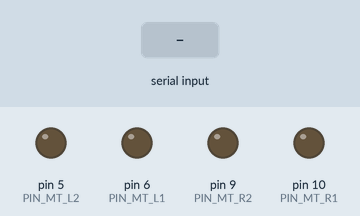
The sketch below on a simulated Arduino Uno, built with avr-gcc and run on an emulated ATmega328P. Parts: output pins drawn as LEDs (lit = HIGH). The test bench sets the inputs (shaded band). What the sketch prints to the serial monitor is not drawn.

Above: at 1.2 s.
1.3 s: "w" received over Serial
At 1.7 s:
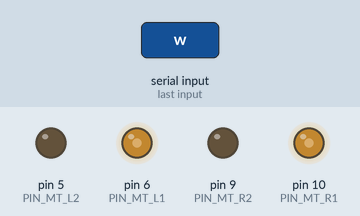
2.8 s: "a" received over Serial
At 4.0 s:
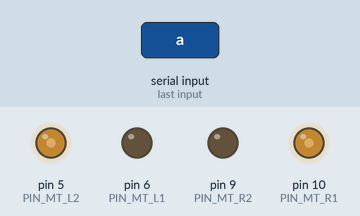
4.3 s: "s" received over Serial
At 5.4 s:
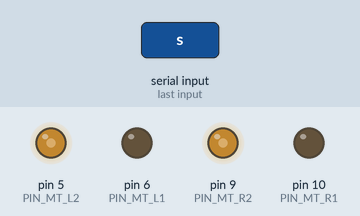
5.8 s: "d" received over Serial
At 6.6 s:
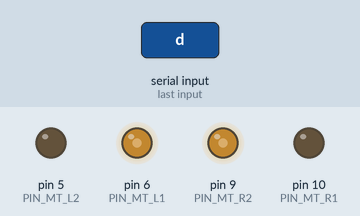
7.3 s: byte 32 (' ') received over Serial
At 7.9 s:
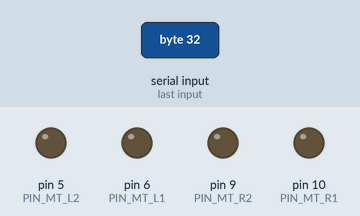
Timing chart, 0 to 9.8 s (numbered marks = the images above; inputs shaded):
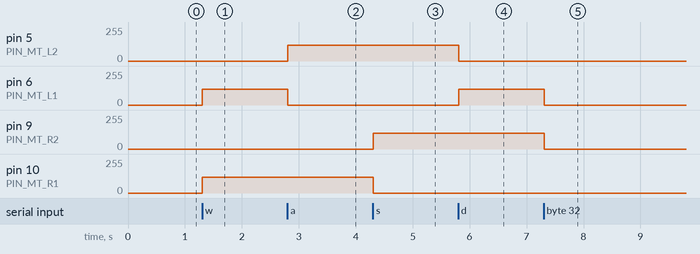

The sketch:

motor.ino
```cpp
// (licence header left out)
#define PIN_MT_L1 6   // the trigger pin
#define PIN_MT_L2 5
#define PIN_MT_R1 10
#define PIN_MT_R2 9
char cmd;
byte spd = 120;
void setup() {
    Serial.begin(9600);
    pinMode(PIN_MT_L1, OUTPUT);
    pinMode(PIN_MT_L2, OUTPUT);
    pinMode(PIN_MT_R1, OUTPUT);
    pinMode(PIN_MT_R2, OUTPUT);
    digitalWrite(PIN_MT_L1, LOW);
    digitalWrite(PIN_MT_L2, LOW);
    digitalWrite(PIN_MT_R1, LOW);
    digitalWrite(PIN_MT_R2, LOW);
}

void loop()
{
    cmd = Serial.read();

    switch(cmd) {
        case 'w':
            analogWrite(PIN_MT_L1, spd);
            analogWrite(PIN_MT_R1, spd);
            analogWrite(PIN_MT_L2, 0);
            analogWrite(PIN_MT_R2, 0);
            break;
        case 'a':
            analogWrite(PIN_MT_L1, 0);
            analogWrite(PIN_MT_R1, spd);
            analogWrite(PIN_MT_L2, spd);
            analogWrite(PIN_MT_R2, 0);
            break;
        case 's':
            analogWrite(PIN_MT_L1, 0);
            analogWrite(PIN_MT_R1, 0);
            analogWrite(PIN_MT_L2, spd);
            analogWrite(PIN_MT_R2, spd);
            break;
        case 'd':
            analogWrite(PIN_MT_L1, spd);
            analogWrite(PIN_MT_R1, 0);
            analogWrite(PIN_MT_L2, 0);
            analogWrite(PIN_MT_R2, spd);
            break;
        case ' ':
            analogWrite(PIN_MT_L1, 0);
            analogWrite(PIN_MT_R1, 0);
            analogWrite(PIN_MT_L2, 0);
            analogWrite(PIN_MT_R2, 0);
            break;
        case 'r':
            if(spd <= 250) spd += 5;
            else    spd =255;
            break;
        case 'f':
            if(spd >= 5) spd -= 5;
            else    spd =0;
            break;
        default:
            break;
    }
    delay(100);
    Serial.println(spd);
}
```

Measured:
- after the input at 1.3 s, pin 6 (PIN_MT_L1), pin 10 (PIN_MT_R1): 0/255 → 120/255 at once
- after the input at 2.8 s, pin 5 (PIN_MT_L2): 0/255 → 120/255 at once; pin 6 (PIN_MT_L1): 120/255 → 0/255 at once
- after the input at 4.3 s, pin 9 (PIN_MT_R2): 0/255 → 120/255 at once; pin 10 (PIN_MT_R1): 120/255 → 0/255 at once
- after the input at 5.8 s, pin 5 (PIN_MT_L2): 120/255 → 0/255 at once; pin 6 (PIN_MT_L1): 0/255 → 120/255 at once
- after the input at 7.3 s, pin 6 (PIN_MT_L1), pin 9 (PIN_MT_R2): 120/255 → 0/255 at once
